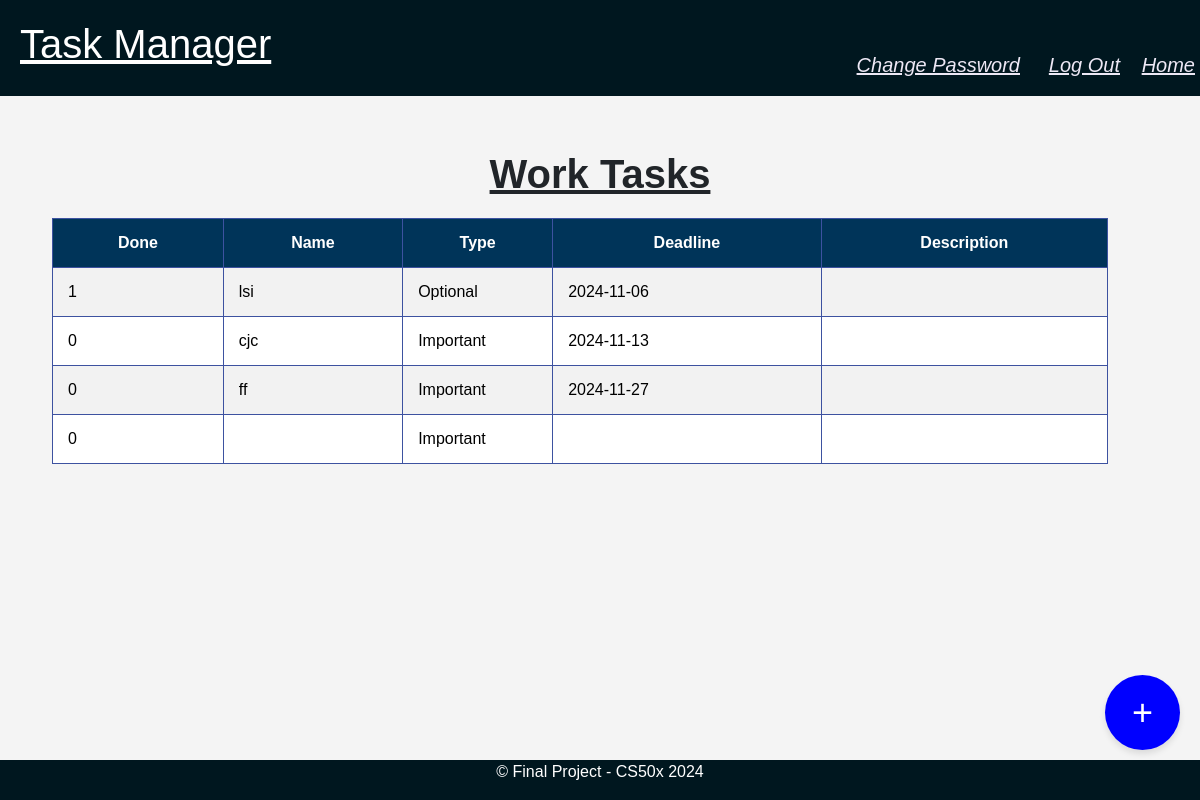
Screenshot of /work (signed in) with the database file from the repository.
### tables this page shows
CREATE TABLE "tasks" (
    id INTEGER PRIMARY KEY AUTOINCREMENT,
    user_id INTEGER,
    task_name TEXT NOT NULL,
    task_type TEXT,
    deadline DATE,
    description TEXT,
    type TEXT,
    done BOOLEAN DEFAULT 0,
    FOREIGN KEY (user_id) REFERENCES users (id)
);

### app.py (the view, shortened to what this page needs)
@app.route("/work", methods=["GET", "POST"])
def work():
    user_id = session.get('user_id')
    if user_id:
        conn = get_db()
        cursor = conn.cursor()
        cursor.execute("SELECT * FROM tasks WHERE user_id = ? AND type = 'work'", (user_id,))
        tasks = cursor.fetchall()
        return render_template("work.html", tasks=tasks)
    return render_template("work.html")

### app.py (called while the page is built)
def get_db():
    conn = sqlite3.connect("project.db")  # Connect to the database
    conn.row_factory = sqlite3.Row       # Enable row-based access (dictionary-like behavior)
    return conn

### Templates/work.html (shortened to what this page needs)
{% extends "layout.html" %}
{% block page_title %}Work Tasks{% endblock %}

### Templates/layout.html (shortened to what this page needs)
<!DOCTYPE html>
<html lang="en">
    <head>
        <link href="https://cdn.jsdelivr.net/npm/bootstrap@5.3.2/dist/css/bootstrap.min.css" rel="stylesheet">
        <link rel="stylesheet" href="{{ url_for('static', filename='styles.css') }}">
    </head>
    <body>
        <header>
            <h1><u>Task Manager</u></h1>
            <div>
                <a href="/login" class="top_icons">Log Out</a>
                <a href="/index" class="top_icons">Home</a>
                <a href="/change_password" class="top_icons">Change Password</a>
            </div>
        </header>
        <div class="text">
            <h1><b>{% block page_title %}{% endblock %}</b></h1>
        </div>
        <div class="content">
            <table class="table table-bordered table-striped" id="myTable">
                <thead class="thead-light">
                    <tr>
                        <th>Done</th>
                        <th>Name</th>
                        <th>Type</th>
                        <th>Deadline</th>
                        <th>Description</th>
                    </tr>
                </thead>
                <tbody>
                    {% for task in tasks %}
                        <tr>
                            <td>{{ task['done'] }}</td>
                            <td>{{ task['task_name'] }}</td>
                            <td>{{ task['task_type'] }}</td>
                            <td>{{ task['deadline'] }}</td>
                            <td>{{ task['description'] }}</td>
                        </tr>
                    {% endfor %}
                </tbody>
            </table>
            <button class="btn-circle" onclick="addRow()">+</button>
        </div>
        <footer>
            <p>&copy; Final Project - CS50x 2024</p>
        </footer>
    </body>
</html>

### statics/styles.css (style rules this page uses)
body { font-family: Arial, sans-serif; margin: 0; padding: 0; background-color: #f4f4f4; padding-bottom: 200px; }
header { background-color: #00171f; color: white; padding: 20px; position: fixed; width: 100%; top: 0; z-index: 1000; }
.text { text-align: center; position: relative; top: 150px; text-decoration: underline; }
button { width: 80px; height: 40px; border-radius: 20px; text-decoration: none; color: #fff; }
.top_icons { position: absolute; top: 50px; font-size: 20px; color: #ede8f5; text-decoration: underline; font-style: italic; }
.top_icons:nth-child(1) { right: 80px; }
.top_icons:nth-child(2) { right: 5px; }
.top_icons:nth-child(3) { right: 180px; }
footer { background-color: #00171f; color: white; text-align: center; padding: 0.00001px; position: fixed; width: 100%; bottom: 0; left: 0; }
a { text-decoration: none; }
.table { width: 88%; margin: 20px auto; border-collapse: collapse; position: relative; top: 150px; bottom: 100px; right: 20px; }
.table th, .table td { padding: 12px 15px; text-align: left; border: 1px solid #3d52a0; }
.table thead { background-color: #4CAF50; color: white; }
.thead-light th { background-color: #003459; color: white; text-align: center; }
.table thead th { font-weight: bold; }
.table tbody tr:nth-child(even) { background-color: #f2f2f2; }
.table tbody tr:nth-child(odd) { background-color: #ffffff; }
.table th:nth-child(3), .table td:nth-child(3) { width: 150px; white-space: nowrap; }
.btn-circle { width: 75px; height: 75px; border-radius: 50%; display: flex; justify-content: center; align-items: center; font-size: 36px; background-color: blue; color: white; border: none; cursor: pointer; box-shadow: 0 4px 6px rgba(0, 0, 0, 0.1); position: fixed; bottom: 50px; right: 20px; z-index: 1000; }

### rows the page displays
tasks: done "1", task_name "lsi", task_type "Optional", deadline "2024-11-06"
tasks: done "0", task_name "cjc", task_type "Important", deadline "2024-11-13"
tasks: done "0", task_name "ff", task_type "Important", deadline "2024-11-27"
tasks: done "0", task_type "Important"
